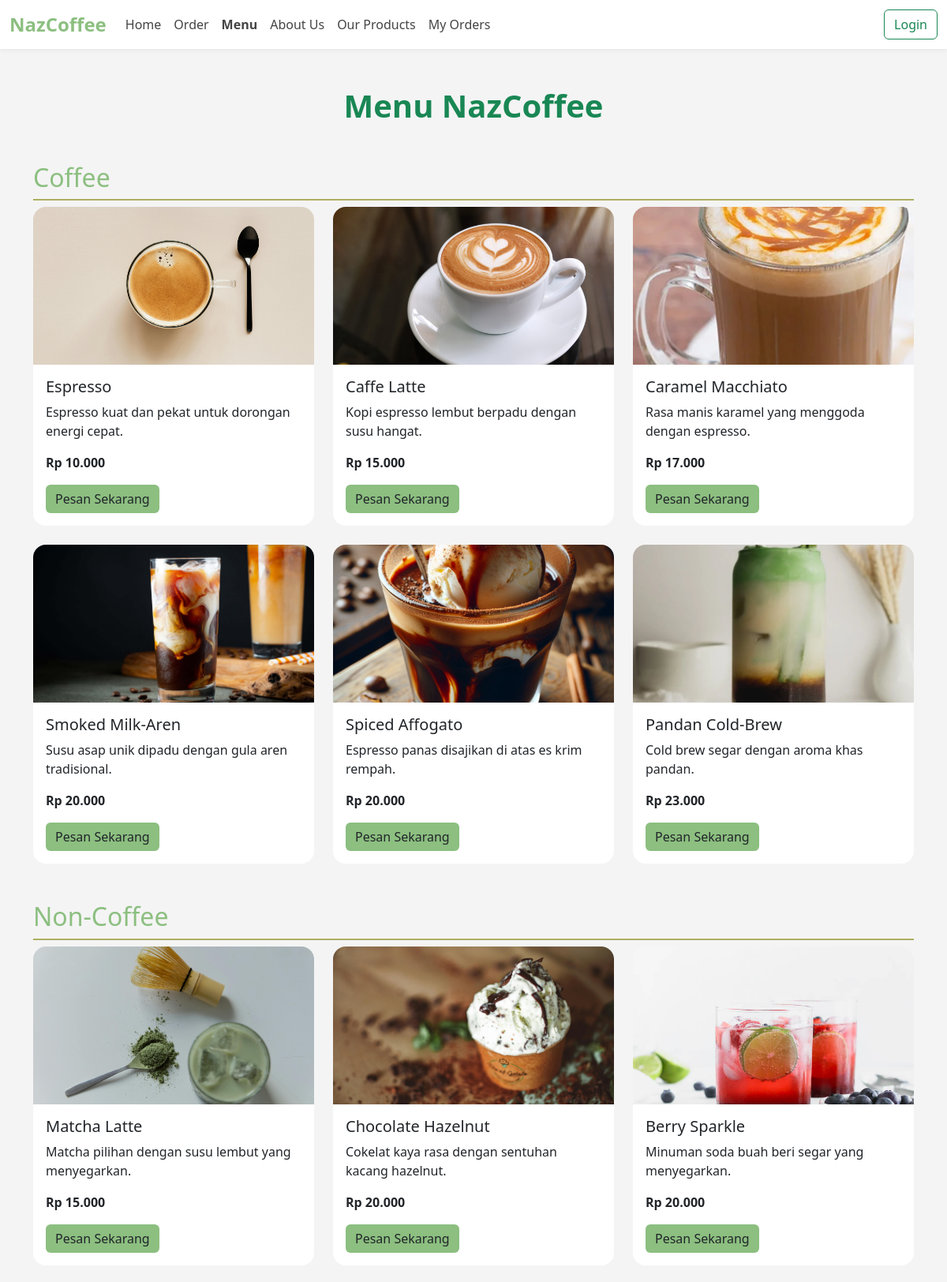
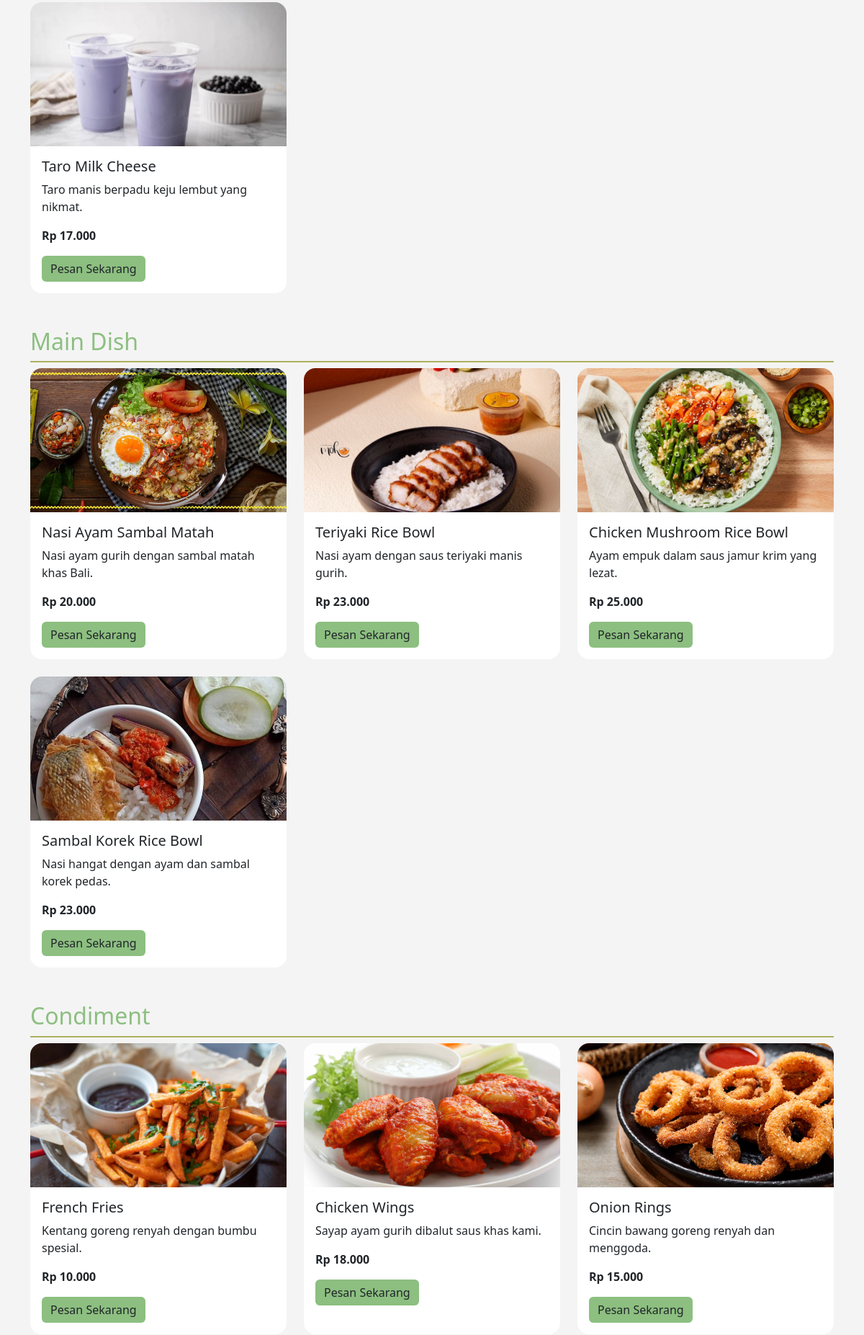
The page /menu (upper part) on the database its author committed (2 pictures, top to bottom).
### tables this page shows
CREATE TABLE product_category (
    id INTEGER PRIMARY KEY AUTOINCREMENT,
    category_name TEXT UNIQUE NOT NULL
);

CREATE TABLE products (
    id INTEGER PRIMARY KEY AUTOINCREMENT,
    name TEXT NOT NULL,
    price REAL NOT NULL,
    active INTEGER NOT NULL CHECK (active IN (0, 1)),
    category_id INTEGER,
    image_path TEXT, description TEXT,
    FOREIGN KEY (category_id) REFERENCES product_category(id)
);

### app/routes.py (the view)
@main.route('/menu')
def menu():
    db = get_db()
    categories = db.execute("SELECT * FROM product_category").fetchall()
    category_products = {}
    for category in categories:
        products = db.execute(
            "SELECT * FROM products WHERE category_id = ?",
            (category['id'],)
        ).fetchall()
        category_products[category['category_name']] = products
    return render_template('menu.html', category_products=category_products)

### app/routes.py (called while the page is built)
def get_db():
    if 'db' not in g:
        g.db = sqlite3.connect(DATABASE)
        g.db.row_factory = sqlite3.Row
    return g.db

### app/templates/menu.html (shortened to what this page needs)
<!DOCTYPE html>
<html lang="en">
  <head>
    <link
      href="https://cdn.jsdelivr.net/npm/bootstrap@5.3.5/dist/css/bootstrap.min.css"
      rel="stylesheet"
    />
    <link
      href="https://cdn.jsdelivr.net/npm/remixicon@4.5.0/fonts/remixicon.css"
      rel="stylesheet"
    />
  </head>
  <body>
    <nav class="navbar navbar-expand-lg">
      <div class="container-fluid">
        <a class="navbar-brand fw-bold" href="/">NazCoffee</a>
        <div class="collapse navbar-collapse" id="navbarSupportedContent">
          <ul class="navbar-nav me-auto mb-2 mb-lg-0">
            <li class="nav-item">
              <a class="nav-link" href="/">Home</a>
            </li>
            <li class="nav-item">
              <a class="nav-link" href="/order">Order</a>
            </li>
            <li class="nav-item">
              <a
                class="nav-link active fw-bold"
                aria-current="page"
                href="/menu"
                >Menu</a
              >
            </li>
            <li class="nav-item">
              <a class="nav-link" href="/about">About Us</a>
            </li>
            <li class="nav-item">
              <a class="nav-link" href="/products">Our Products</a>
            </li>
            <li class="nav-item">
              <a class="nav-link" href="/my-orders">My Orders</a>
            </li>
          </ul>
          {% if session.logged_in %}
          <a class="btn btn-outline-danger" href="/logout">Logout</a>
          {% else %}
          <a class="btn btn-outline-success" href="/login">Login</a>
          {% endif %}
        </div>
      </div>
    </nav>
    <div class="container py-5">
      <h1 class="text-center mb-5 fw-bold text-success">Menu NazCoffee</h1>
      {% for category, products in category_products.items() %}
      <h2 class="category-title">{{ category }}</h2>
      <div class="row row-cols-1 row-cols-md-3 g-4 mb-5">
        {% for product in products %}
        <div class="col">
          <div class="card h-100">
            {% if product['image_path'] %}
            <img
              src="{{ url_for('static', filename='product/' + product['image_path']) }}"
              class="card-img-top"
              alt="{{ product['name'] }}"
            />
            {% else %}
            <img
              src="{{ url_for('static', filename='/images/default.jpg') }}"
              class="card-img-top"
              alt="{{ product['name'] }}"
            />
            {% endif %}
            <div class="card-body">
              <h5 class="card-title">{{ product['name'] }}</h5>
              <p class="card-text">{{ product['description'] }}</p>
              <p class="fw-bold">
                Rp {{ "{:,.0f}".format(product['price']) | replace(',', '.') }}
              </p>
              <a
                href="/order?product_id={{ product['id'] }}"
                class="btn btn-order"
                >Pesan Sekarang</a
              >
            </div>
          </div>
        </div>
        {% endfor %}
      </div>
      {% endfor %}
    </div>
  </body>
</html>

### app/templates/menu.html (style rules this page uses)
body { background-color: #f4f4f4; font-family: "Segoe UI", Tahoma, Geneva, Verdana, sans-serif; }
.navbar { background-color: #fff !important; box-shadow: 0 2px 5px rgba(0, 0, 0, 0.05); }
.navbar-brand { color: #8cbf80 !important; font-size: 1.5rem; }
.navbar-nav .nav-link { color: #444 !important; transition: color 0.3s ease; }
h2.category-title { margin-top: 2rem; color: #8cbf80; border-bottom: 2px solid #adaf61; padding-bottom: 0.5rem; }
.card { border: none; border-radius: 1rem; transition: transform 0.3s ease, box-shadow 0.3s ease; }
.card-img-top { border-top-left-radius: 1rem; border-top-right-radius: 1rem; height: 200px; object-fit: cover; }
.btn-order { background-color: #8cbf80; border: none; }

### rows shown on the page
product_category: category_name "Coffee"
products: image_path (picture), name "Espresso", description "Espresso kuat dan pekat untuk dorongan energi cepat.", price "10.000"
products: image_path (picture), name "Caffe Latte", description "Kopi espresso lembut berpadu dengan susu hangat.", price "15.000"
products: image_path (picture), name "Caramel Macchiato", description "Rasa manis karamel yang menggoda dengan espresso.", price "17.000"
products: image_path (picture), name "Smoked Milk-Aren", description "Susu asap unik dipadu dengan gula aren tradisional.", price "20.000"
products: image_path (picture), name "Spiced Affogato", description "Espresso panas disajikan di atas es krim rempah.", price "20.000"
products: image_path (picture), name "Pandan Cold-Brew", description "Cold brew segar dengan aroma khas pandan.", price "23.000"
product_category: category_name "Non-Coffee"
products: image_path (picture), name "Matcha Latte", description "Matcha pilihan dengan susu lembut yang menyegarkan.", price "15.000"
products: image_path (picture), name "Chocolate Hazelnut", description "Cokelat kaya rasa dengan sentuhan kacang hazelnut.", price "20.000"
products: image_path (picture), name "Berry Sparkle", description "Minuman soda buah beri segar yang menyegarkan.", price "20.000"
products: image_path (picture), name "Taro Milk Cheese", description "Taro manis berpadu keju lembut yang nikmat.", price "17.000"
product_category: category_name "Main Dish"
products: image_path (picture), name "Nasi Ayam Sambal Matah", description "Nasi ayam gurih dengan sambal matah khas Bali.", price "20.000"
products: image_path (picture), name "Teriyaki Rice Bowl", description "Nasi ayam dengan saus teriyaki manis gurih.", price "23.000"
products: image_path (picture), name "Chicken Mushroom Rice Bowl", description "Ayam empuk dalam saus jamur krim yang lezat.", price "25.000"
products: image_path (picture), name "Sambal Korek Rice Bowl", description "Nasi hangat dengan ayam dan sambal korek pedas.", price "23.000"
product_category: category_name "Condiment"
products: image_path (picture), name "French Fries", description "Kentang goreng renyah dengan bumbu spesial.", price "10.000"
products: image_path (picture), name "Chicken Wings", description "Sayap ayam gurih dibalut saus khas kami.", price "18.000"
products: image_path (picture), name "Onion Rings", description "Cincin bawang goreng renyah dan menggoda.", price "15.000"
